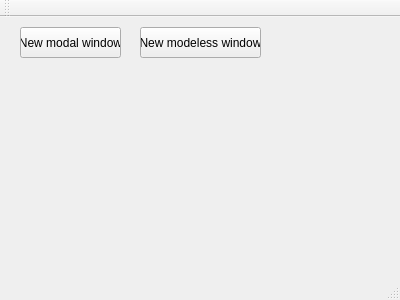
<?xml version="1.0" encoding="UTF-8"?>
<ui version="4.0">
 <class>MainWindow</class>
 <widget class="QMainWindow" name="MainWindow">
  <property name="geometry">
   <rect>
    <x>0</x>
    <y>0</y>
    <width>400</width>
    <height>300</height>
   </rect>
  </property>
  <property name="windowTitle">
   <string>Main window</string>
  </property>
  <widget class="QWidget" name="centralWidget">
   <widget class="QPushButton" name="pushModal">
    <property name="geometry">
     <rect>
      <x>20</x>
      <y>10</y>
      <width>101</width>
      <height>31</height>
     </rect>
    </property>
    <property name="text">
     <string>New modal window</string>
    </property>
   </widget>
   <widget class="QPushButton" name="pushModeless">
    <property name="geometry">
     <rect>
      <x>140</x>
      <y>10</y>
      <width>121</width>
      <height>31</height>
     </rect>
    </property>
    <property name="text">
     <string>New modeless window</string>
    </property>
   </widget>
  </widget>
  <widget class="QMenuBar" name="menuBar">
   <property name="geometry">
    <rect>
     <x>0</x>
     <y>0</y>
     <width>400</width>
     <height>21</height>
    </rect>
   </property>
  </widget>
  <widget class="QToolBar" name="mainToolBar">
   <attribute name="toolBarArea">
    <enum>TopToolBarArea</enum>
   </attribute>
   <attribute name="toolBarBreak">
    <bool>false</bool>
   </attribute>
  </widget>
  <widget class="QStatusBar" name="statusBar"/>
 </widget>
 <layoutdefault spacing="6" margin="11"/>
 <resources/>
 <connections/>
</ui>
